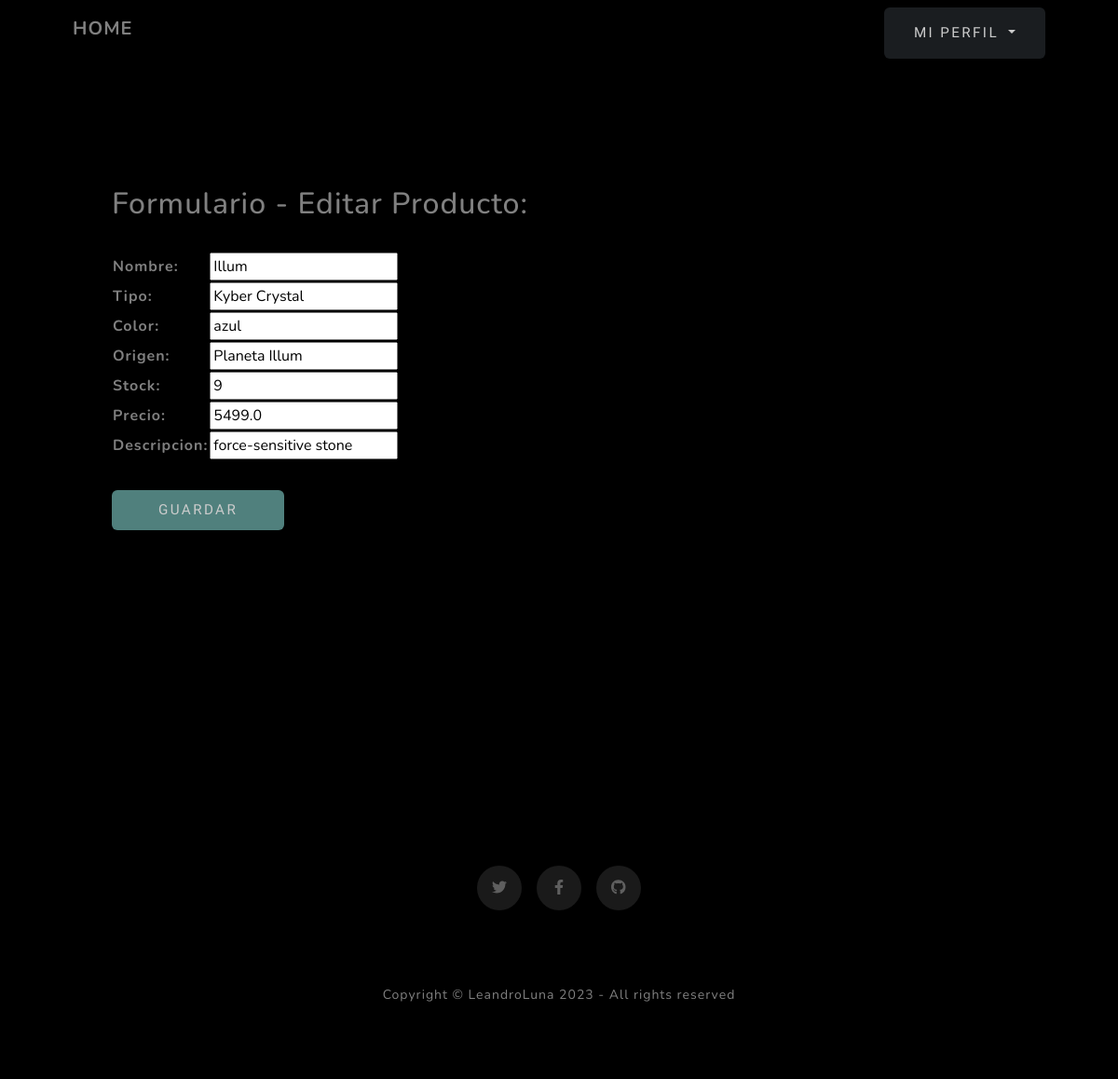
/stock/editar_crystal/Illum/azul/, run on the app's committed database.
### stock/models.py (models this page shows, shortened)
class Producto(models.Model):
    nombre = models.CharField(max_length=50)
    stock = models.IntegerField(default=0)
    precio = models.FloatField(default=0)
    descripcion = models.TextField()

class Crystal(Producto):
    tipo= models.CharField(max_length=15)
    color = models.CharField(max_length=15)
    origen = models.CharField(max_length=20)

### stock/views.py (the view)
# urls.py: path('editar_crystal/<str:crystal_nombre>/<str:crystal_color>/',editar_crystal,name='editar_crystal'),
def editar_crystal(request,crystal_nombre, crystal_color):
    crystal = Crystal.objects.get(nombre=crystal_nombre,color=crystal_color)
    if request.method == 'POST':
        new_form = CrystalFormulario(request.POST)
        if new_form.is_valid():
            data = new_form.cleaned_data
            crystal.nombre=data['nombre']
            crystal.tipo= data['tipo']
            crystal.color= data['color']
            crystal.origen= data['origen']
            crystal.stock=data['stock']
            crystal.precio=data['precio']
            crystal.descripcion= data['descripcion']
            crystal.save() # guardamos los cambios
            return render(request,'index.html') # regresamos donde deseemos
    else:
        new_form = CrystalFormulario(initial={"nombre":crystal.nombre,"tipo":'Kyber Crystal',"color":crystal.color,"origen":crystal.origen,"stock":crystal.stock,"precio":crystal.precio,"descripcion":crystal.descripcion})
        return render(request,'producto_edit.html',{"mi_formulario":new_form})

### stock/forms.py
class CrystalFormulario(forms.Form):
    nombre= forms.CharField()
    tipo= forms.CharField(initial="Kyber Crystal")
    color= forms.CharField()
    origen= forms.CharField()
    stock= forms.IntegerField()
    precio= forms.FloatField()
    descripcion= forms.CharField()

### templates/producto_edit.html (shortened to what this page needs)
{% extends './base-forms.html' %}
{% load static %}
{% block MainContent %}
<h2>Formulario - Editar Producto: </h2>
<br>
<form action="" method="POST"> {% csrf_token %}
    <table>
        {{mi_formulario.as_table}}
    </table>
    <br>
    <input class="btn btn-primary" type="submit" value="Guardar" style="padding:10px 50px">
    <br>
</form>
{% endblock MainContent %}

### data on the page
Producto: nombre "Illum", stock "9", precio "5499.0", descripcion "force-sensitive stone"
Crystal: color "azul", origen "Planeta Illum"
